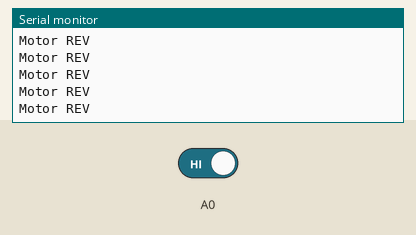
This sketch was run on a simulated Arduino Uno, built with avr-gcc and run on an emulated ATmega328P. Shown: the last lines printed to the serial monitor. The test bench sets the inputs (shaded band); at power-on: A0 HIGH.

Above: at 1.2 s.
1.3 s: A0 driven LOW
At 2.3 s:
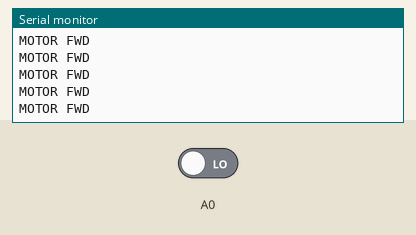
6.2 s: A0 driven HIGH
At 7.2 s:
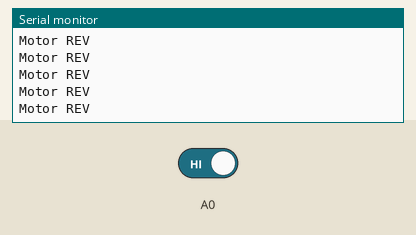
9.2 s: A0 driven LOW
At 9.7 s:
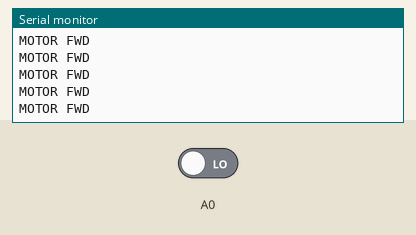
12.2 s: A0 driven HIGH
At 13.3 s:
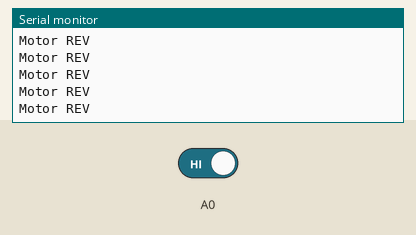
18.2 s: A0 driven LOW
At 19.0 s:
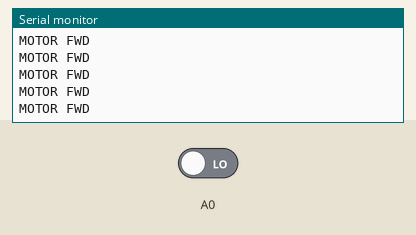

The sketch:

sample1.ino
```cpp
/*This program is to demonstrate the working of if else statement.
 * Make a decision based on the value of a variable named "sensor".
 * "sensor" is a variable that holds the digital value from the IR Sensor pair.
 * Depending on the value of sensor print the desired statements
 * sensor = 0 --> print "Motor FWD"
 * sensor = 1 --> print "Motor REV"
 * Printing is done in the Serial Monitor window,
 * which can be opened by clicking the lens icon on the right top corner.
 * By default we have to choose the baud rate for serial communication as 9600.
 */
void setup() {
  // put your setup code here, to run once:
  Serial.begin(9600);
  pinMode(A0,INPUT);
}

void loop() {
  // put your main code here, to run repeatedly:
  bool sensor;
  sensor = digitalRead(A0);
  if(sensor==0)
  {
    Serial.println("MOTOR FWD")  ;
  }
  else
  {
    Serial.println("Motor REV");
  }
}
```

Measured:
- after the input at 1.3 s, the serial monitor: prints a new line after 0.07 s (image 1)
- after the input at 6.2 s, the serial monitor: prints a new line after 0.07 s (image 2)
- after the input at 18.2 s, the serial monitor: prints a new line after 0.07 s (image 5)
